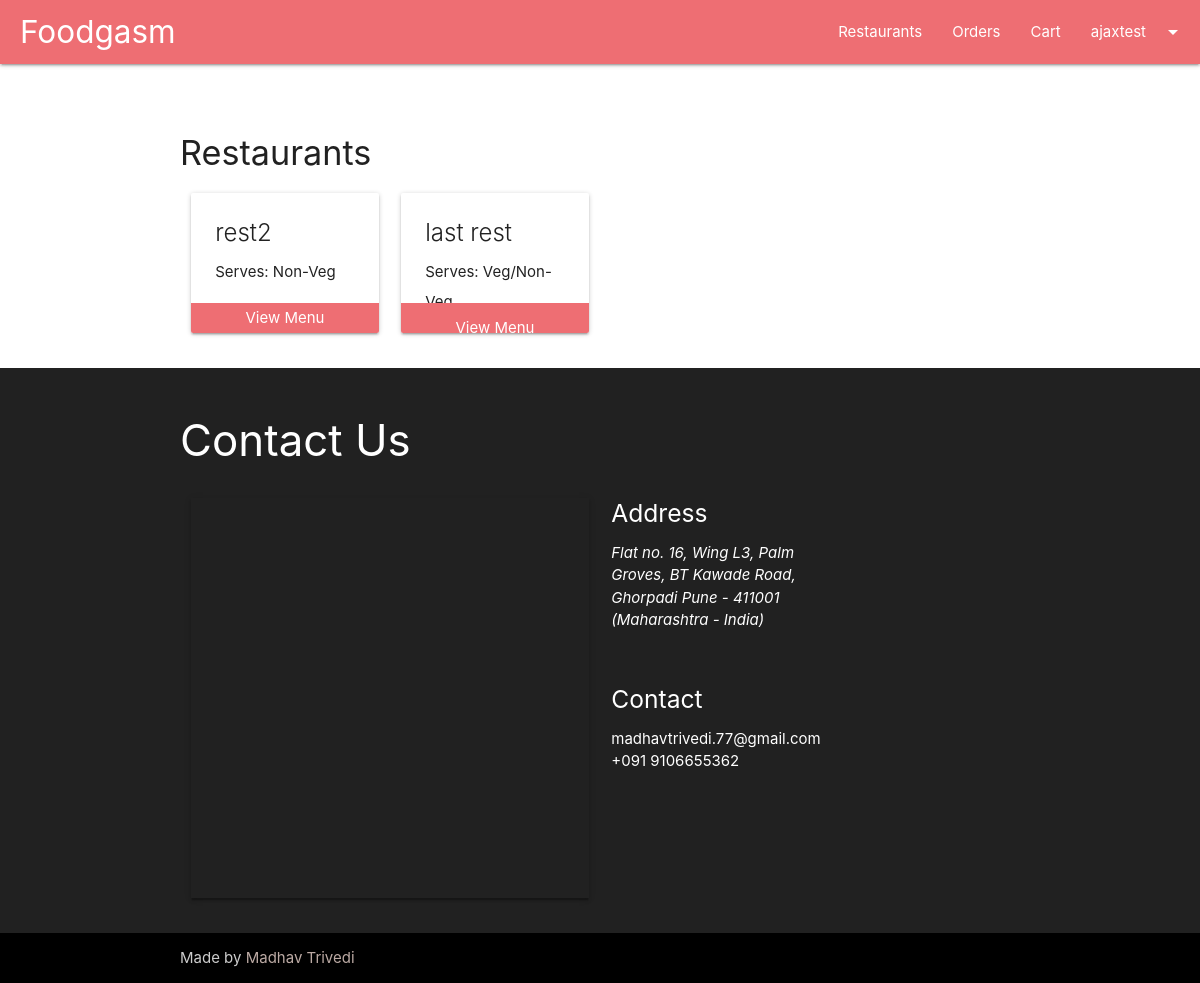
Page /view_restaurants.php (signed in) on the committed database.
### tables this page shows
CREATE TABLE `restaurants` (
  `id` int(5) NOT NULL,
  `name` varchar(200) NOT NULL,
  `email` varchar(100) NOT NULL,
  `contact` int(10) NOT NULL,
  `password` varchar(100) NOT NULL,
  `food_type_id` int(1) NOT NULL,
  `city` varchar(50) NOT NULL,
  `image` varchar(200) DEFAULT NULL
);

### view_restaurants.php (the view, shortened to what this page needs)
<?php
include('config\database.php');
?>
<?php include("header.php") ?>
<div class="container" style="margin-top: 70px;">
    <h4>Restaurants</h4>
    <div class="row">
        <?php
        if (isset($_SESSION['name'])) {
            $food_pref = $_SESSION['food_pref_id'];
            $getRestaurants = mysqli_query($db, "SELECT * from restaurants WHERE food_type_id = $food_pref OR food_type_id = 3");
        } else {
            $getRestaurants = mysqli_query($db, "SELECT * from restaurants");
            $getRestaurants =  mysqli_fetch_all($getRestaurants, MYSQLI_ASSOC);
        }
        foreach ($getRestaurants as $data) {
            $servingFood = "";
            if ($data['food_type_id'] == 1) {
                $servingFood = "Veg";
            } else if ($data['food_type_id'] == 2) {
                $servingFood = "Non-Veg";
            } else {
                $servingFood = "Veg/Non-Veg";
            }
        ?>
            <div class="col s6 m3">
                <div class="card">
                    <div class="card-content">
                        <p id="<?= $data['id']; ?>" class="card-title"><?= $data['name']; ?></p>
                        <p class="serves" style="float:left;">Serves: <span class="food-type"><?= $servingFood; ?></span></p>
                    </div>
                    <div class="card-action menu" style="cursor: pointer; height: 30px; background: #ee6e73; border: 0px; padding-top: 4px; text-align: center;">
                        <span class="white-text">View Menu</span>
                    </div>
                </div>
            </div>
        <?php } ?>
    </div>
</div>
<?php include("footer.php") ?>
</body>
</html>

### css/style.css (style rules this page uses)
p { line-height: 2rem; }

### rows in the picture
restaurants: name "rest2", food_type "Non-Veg"
restaurants: name "last rest", food_type "Veg/Non-Veg"

### other values in the picture
$_SESSION['name'] "ajaxtest"
